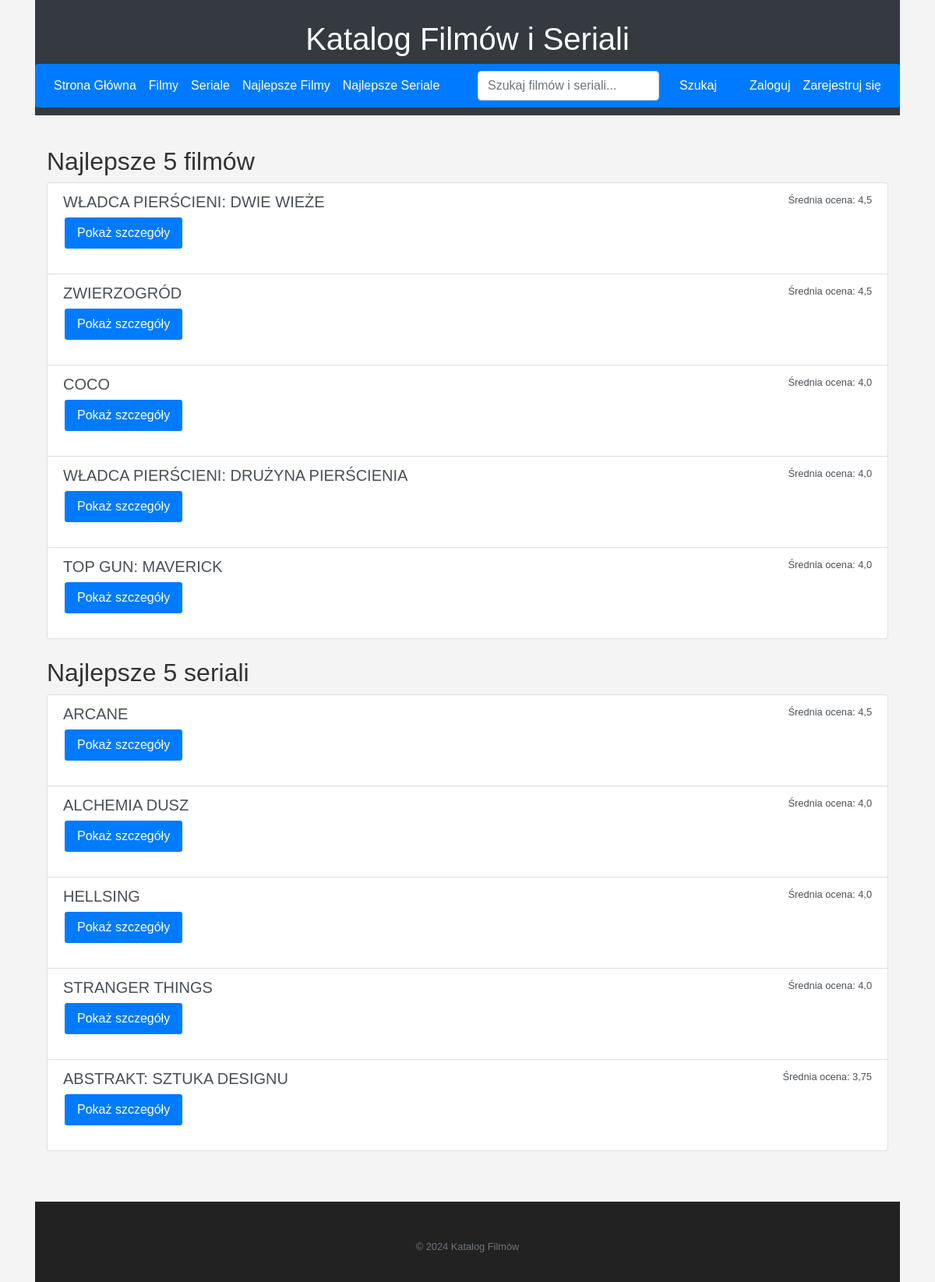
The page / on the database its author committed.
### filmy/models.py (models this page shows, shortened)
class Film(models.Model):
    tytul = models.CharField(max_length=255)
    rezyser = models.CharField(max_length=100)
    rok_wydania = models.IntegerField()
    opis = models.TextField()
    kategorie = models.ManyToManyField(Kategoria, related_name='filmy')
    class Meta:
        unique_together = ('tytul', 'rezyser', 'rok_wydania')

class Serial(models.Model):
    tytul = models.CharField(max_length=255)
    opis = models.TextField()
    poczatek_emisji = models.IntegerField()
    koniec_emisji = models.IntegerField(blank=True, null=True)
    kategorie = models.ManyToManyField(Kategoria, related_name='seriale')
    class Meta:
        unique_together = ('tytul', 'poczatek_emisji')

### filmy/views.py (the view, shortened to what this page needs)
# urls.py: path('', strona_glowna, name='strona_glowna'),
def strona_glowna(request):
    najlepsze_filmy = Film.objects.annotate(
        srednia_ocena=Avg('oceny__ocena')
    ).order_by('-srednia_ocena')[:5]
    najlepsze_seriale = Serial.objects.annotate(
        srednia_ocena=Avg('oceny__ocena')
    ).order_by('-srednia_ocena')[:5]
    return render(request, 'filmy/strona_glowna.html', {
        'najlepsze_filmy': najlepsze_filmy,
        'najlepsze_seriale': najlepsze_seriale
    })

### filmy/templates/filmy/strona_glowna.html (shortened to what this page needs)
{% extends 'base_generic.html' %}
{% block content %}
<div class="container mt-3">
    <h2>Najlepsze 5 filmów</h2>
    <div class="list-group">
      {% for film in najlepsze_filmy %}
      <div class="list-group-item list-group-item-action flex-column align-items-start">
        <div class="d-flex w-100 justify-content-between">
          <h5 class="mb-1">{{ film.tytul }}</h5>
          <small>Średnia ocena: {{ film.srednia_ocena|default:"Brak ocen" }}</small>
        </div>
        <p class="mb-1">
          <button class="btn btn-primary btn-sm" onclick="pokazSzczegoly('film', {{ film.id }})">Pokaż szczegóły</button>
        </p>
      </div>
      {% endfor %}
    </div>
    <h2 class="mt-4">Najlepsze 5 seriali</h2>
    <div class="list-group">
      {% for serial in najlepsze_seriale %}
      <div class="list-group-item list-group-item-action flex-column align-items-start">
        <div class="d-flex w-100 justify-content-between">
          <h5 class="mb-1">{{ serial.tytul }}</h5>
          <small>Średnia ocena: {{ serial.srednia_ocena|default:"Brak ocen" }}</small>
        </div>
        <p class="mb-1">
          <button class="btn btn-primary btn-sm" onclick="pokazSzczegoly('serial', {{ serial.id }})">Pokaż szczegóły</button>
        </p>
      </div>
      {% endfor %}
    </div>
</div>
{% endblock %}

### filmy/templates/base_generic.html (shortened to what this page needs)
{% load static %}
<!DOCTYPE html>
<html lang="pl">
<head>
    <link href="https://stackpath.bootstrapcdn.com/bootstrap/4.5.2/css/bootstrap.min.css" rel="stylesheet">
    <link rel="stylesheet" href="{% static 'css/style.css' %}">
</head>
<body>
<div class="container">
    <header class="mb-4">
        <h1 class="mt-3">Katalog Filmów i Seriali</h1>
        <nav class="navbar navbar-expand-lg navbar-dark bg-primary rounded">
            <div class="collapse navbar-collapse" id="navbarNav">
                <ul class="navbar-nav">
                    <li class="nav-item"><a class="nav-link" href="{% url 'strona_glowna' %}">Strona Główna</a></li>
                    <li class="nav-item"><a class="nav-link" href="{% url 'lista_filmow' %}">Filmy</a></li>
                    <li class="nav-item"><a class="nav-link" href="{% url 'lista_seriali' %}">Seriale</a></li>
                    <li class="nav-item"><a class="nav-link" href="{% url 'najlepsze_filmy' %}">Najlepsze Filmy</a></li>
                    <li class="nav-item"><a class="nav-link" href="{% url 'najlepsze_seriale' %}">Najlepsze Seriale</a></li>
                </ul>
                <form class="form-inline ml-auto" action="{% url 'wyszukaj' %}" method="get">
                    <input class="form-control mr-sm-2" type="search" name="q" placeholder="Szukaj filmów i seriali..." aria-label="Search">
                    <button class="btn btn-outline-light my-2 my-sm-0" type="submit">Szukaj</button>
                </form>
                {% if user.is_authenticated %}
                <ul class="navbar-nav ml-3">
                    <li class="nav-item dropdown">
                        <a class="nav-link dropdown-toggle" href="#" id="navbarDropdownMenuLink" data-toggle="dropdown" aria-haspopup="true" aria-expanded="false">
                            {{ user.username }}
                        </a>
                        <div class="dropdown-menu" aria-labelledby="navbarDropdownMenuLink">
                            <form action="{% url 'logout' %}" method="post" class="dropdown-item">
                                {% csrf_token %}
                                <button type="submit" class="btn btn-link p-0">Wyloguj</button>
                            </form>
                        </div>
                    </li>
                </ul>
                {% else %}
                <ul class="navbar-nav ml-3">
                    <li class="nav-item"><a class="nav-link" href="{% url 'login' %}">Zaloguj</a></li>
                    <li class="nav-item"><a class="nav-link" href="{% url 'register' %}">Zarejestruj się</a></li>
                </ul>
                {% endif %}
            </div>
        </nav>
    </header>
    <main role="main" class="pb-3">
        {% block content %}{% endblock %}
    </main>
    <footer class="pt-4 my-md-5 pt-md-5 border-top">
        <div class="row">
            <div class="col-12 col-md">
                <small class="d-block mb-3 text-muted">&copy; 2024 Katalog Filmów</small>
            </div>
        </div>
    </footer>
</div>
</body>
</html>

### static/css/style.css (style rules this page uses)
html, body { height: 100%; margin: 0; padding: 0; display: flex; flex-direction: column; }
body { font-family: 'Arial', sans-serif; background: #f4f4f4; color: #333; flex: 1; display: flex; flex-direction: column; }
.container { display: flex; flex-direction: column; flex: 1; min-height: 0; }
header { background: #343a40; color: #ffffff; padding: 10px 0; text-align: center; width: 100%; }
nav.navbar { background-color: #343a40; width: 100%; }
.nav-link { color: #fff !important; }
footer { background: #222; color: #fff; text-align: center; padding: 20px 10px; width: 100%; }
.btn { border: none; color: white; padding: 8px 16px; text-align: center; text-decoration: none; display: inline-block; font-size: 16px; margin: 4px 2px; transition-duration: 0.4s; cursor: pointer; }
.btn-primary { background-color: #007bff; }

### rows shown on the page
Film: tytul "WŁADCA PIERŚCIENI: DWIE WIEŻE", srednia_ocena "4,5"
Film: tytul "ZWIERZOGRÓD", srednia_ocena "4,5"
Film: tytul "COCO", srednia_ocena "4,0"
Film: tytul "WŁADCA PIERŚCIENI: DRUŻYNA PIERŚCIENIA", srednia_ocena "4,0"
Film: tytul "TOP GUN: MAVERICK", srednia_ocena "4,0"
Serial: tytul "ARCANE", srednia_ocena "4,5"
Serial: tytul "ALCHEMIA DUSZ", srednia_ocena "4,0"
Serial: tytul "HELLSING", srednia_ocena "4,0"
Serial: tytul "STRANGER THINGS", srednia_ocena "4,0"
Serial: tytul "ABSTRAKT: SZTUKA DESIGNU", srednia_ocena "3,75"
